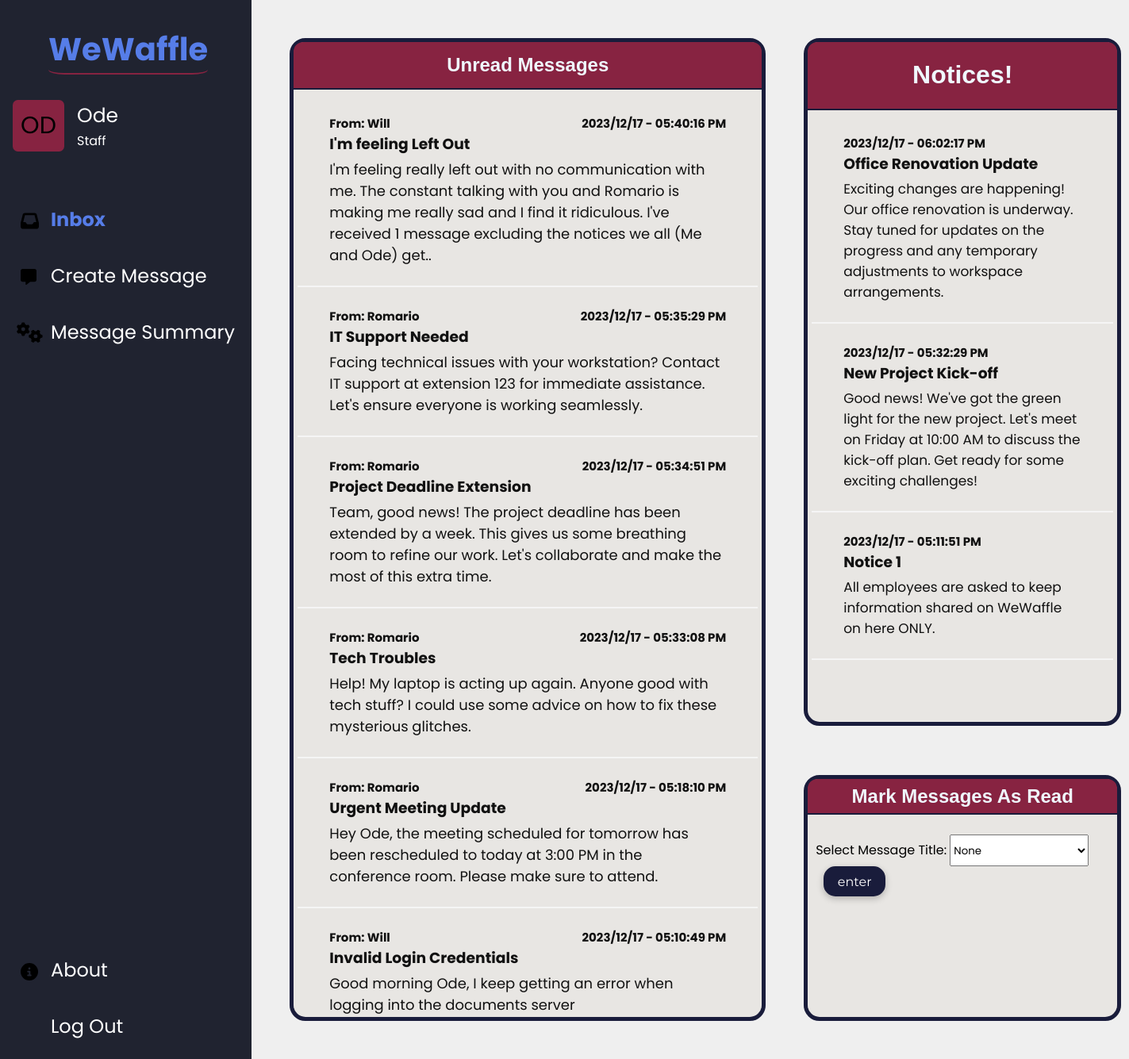
/message.php (signed in), run on the app's committed database.
### tables this page shows
CREATE TABLE `message` (
  `sender` varchar(30) NOT NULL,
  `receiver` varchar(30) NOT NULL,
  `messageTitle` varchar(70) NOT NULL,
  `message` varchar(255) NOT NULL,
  `datesent` datetime NOT NULL DEFAULT '0000-00-00 00:00:00' ON UPDATE current_timestamp(),
  `status` varchar(10) NOT NULL DEFAULT 'unread'
);

### message.php (the view, shortened to what this page needs)
<?php
$conn = mysqli_connect("localhost", "root", "", "wewafflesystem");
if (!isset($_SESSION['loggedIn'])) {
    $username = $_POST['username'];
    $password = $_POST['password'];
} else {
    $username = $_SESSION['username'];
}
?>
<!DOCTYPE html>
<html lang="en">
<head>
    <link rel="stylesheet" href="styles.css">
</head>
<body>
    <div class="message-container">
        <div class="menu">
            <div class=menuCompanyName>
                <p>WeWaffle</p>
            </div>
            <div class="userInfo">
                <div class="userProfile">
                    <div class="ProfileBox">
                        <?php echo strtoupper(substr($_SESSION['username'],0,2))  ?>
                    </div>
                    <div class="username">
                        <p id="displayName"><?php echo $_SESSION['username'] ?></p>
                        <p id="displayRole"><?php echo $_SESSION['userRole'] ?> </p>
                    </div>
                </div>
            </div>
            <div class="menuOptions">
                <div class="topMenu">
                    <p id="inbox"><a href="message.php"> <span class ="active-page"> Inbox </span> </a></p>
                    <p id="createMsg"><a href="create_message.php">Create Message</a></p>
                    <p id="msgSummary"><a href="message_summary.php">Message Summary</a></p>
                </div>
                <div class="bottomMenu">
                    <p id="about"><a href="about.php">About</a></p>
                    <p id="logout"><a href="logout.php">Log Out</a></p>
                </div>
            </div>
        </div>
        <div class="message-body">
            <div class="inbox-left">
                <div class="inbox-header">
                    <h2> Unread Messages </h2>
                </div>
                <div class="inbox-messages-holder">
                <?php
                    $getmessages = mysqli_query($conn,"SELECT * FROM message WHERE receiver='$username' AND status='unread' ORDER BY datesent DESC");
                        if ($getmessages->num_rows > 0){
                            while($rowMsg=$getmessages->fetch_assoc()){
                                $dateTimeFromDatabase = $rowMsg['datesent'];
                                $dateObject = new DateTime($dateTimeFromDatabase);
                                $timeIn12HourFormat = $dateObject->format('h:i:s A');
                                $dateInYYYYMMDDFormat = $dateObject->format('Y/m/d');
                                echo"
                                        <div class='inbox-messages'>
                                            <div class='message-info'>
                                                <div class='sender'>
                                                    <p>From: ".$rowMsg['sender']."</p>
                                                </div>
                                                <div class='date'>
                                                    <h4>".$dateInYYYYMMDDFormat." - ".$timeIn12HourFormat ."</h4>
                                                </div>
                                            </div>
                                            <div class ='message-title'>
                                                <h3> ".$rowMsg['messageTitle']."</h3>
                                            </div>
                                            <div class ='message-content'>
                                                <p> ".$rowMsg['message']." </p>
                                            </div>
                                        </div>";
                            }
                        }
                ?>
                </div>
            </div>
            <div class="inbox-right">
                <div class="notices">
                    <div class="notices-header">
                        <h1> Notices! </h1>
                    </div>
                    <div class="notices-messages-holder">
                    <?php
                        $getmessages = mysqli_query($conn,"SELECT * FROM message WHERE receiver='everyone' ORDER BY datesent DESC");
                            if ($getmessages->num_rows > 0){
                                while($rowMsg=$getmessages->fetch_assoc()){
                                    $dateTimeFromDatabase = $rowMsg['datesent'];
                                    $dateObject = new DateTime($dateTimeFromDatabase);
                                    $timeIn12HourFormat = $dateObject->format('h:i:s A');
                                    $dateInYYYYMMDDFormat = $dateObject->format('Y/m/d');
                                    echo"
                                            <div class='notice-messages'>
                                                <div class='notice-info'>
                                                    <div class='date'>
                                                        <h4>".$dateInYYYYMMDDFormat." - ".$timeIn12HourFormat ."</h4>
                                                    </div>
                                                </div>
                                                <div class ='notice-title'>
                                                    <h3> ".$rowMsg['messageTitle']."</h3>
                                                </div>
                                                <div class ='notice-content'>
                                                    <p> ".$rowMsg['message']." </p>
                                                </div>
                                            </div>";
                                }
                            }
                    ?>
                    </div>
                </div>
                <div class="mark-read">
                    <div class="mark-read-header">
                        <h2> Mark Messages As Read </h2>
                    </div>
                    <div class="mark-read-function">
                        <form action='./Redirect Pages/return_markread.php' method='POST'>
                                <label for="message-title">Select Message Title: </label>
                                <select name="message-title" id="message-title">
                                    <option value='None'> None</option>
                                </select>
                                <input type="submit" value="enter" name="titleread">
                        </form>
                    </div>
                </div>
           </div>
        </div>
    </div>
</body>
</html>

### data on the page
message: sender "Will", datesent "2023/12/17", datesent "05:40:16 PM", messageTitle "I'm feeling Left Out", message "I'm feeling really left out with no communication with me. The constant talking with you and Romario is making me really sad and I find it ridiculous. I've received 1 message excluding the notices we all (Me and Ode) get.."
message: sender "Romario", datesent "2023/12/17", datesent "05:35:29 PM", messageTitle "IT Support Needed", message "Facing technical issues with your workstation? Contact IT support at extension 123 for immediate assistance. Let's ensure everyone is working seamlessly."
message: sender "Romario", datesent "2023/12/17", datesent "05:34:51 PM", messageTitle "Project Deadline Extension", message "Team, good news! The project deadline has been extended by a week. This gives us some breathing room to refine our work. Let's collaborate and make the most of this extra time."
message: sender "Romario", datesent "2023/12/17", datesent "05:33:08 PM", messageTitle "Tech Troubles", message "Help! My laptop is acting up again. Anyone good with tech stuff? I could use some advice on how to fix these mysterious glitches."
message: sender "Romario", datesent "2023/12/17", datesent "05:18:10 PM", messageTitle "Urgent Meeting Update", message "Hey Ode, the meeting scheduled for tomorrow has been rescheduled to today at 3:00 PM in the conference room. Please make sure to attend."
message: sender "Will", datesent "2023/12/17", datesent "05:10:49 PM", messageTitle "Invalid Login Credentials", message "Good morning Ode, I keep getting an error when logging into the documents server"
message: datesent "2023/12/17", datesent "06:02:17 PM", messageTitle "Office Renovation Update", message "Exciting changes are happening! Our office renovation is underway. Stay tuned for updates on the progress and any temporary adjustments to workspace arrangements."
message: datesent "2023/12/17", datesent "05:32:29 PM", messageTitle "New Project Kick-off", message "Good news! We've got the green light for the new project. Let's meet on Friday at 10:00 AM to discuss the kick-off plan. Get ready for some exciting challenges!"
message: datesent "2023/12/17", datesent "05:11:51 PM", messageTitle "Notice 1", message "All employees are asked to keep information shared on WeWaffle on here ONLY."

### other printed values
substr($_SESSION['username'],0,2) "OD"
$_SESSION['username'] "Ode"
$_SESSION['userRole'] "Staff"
